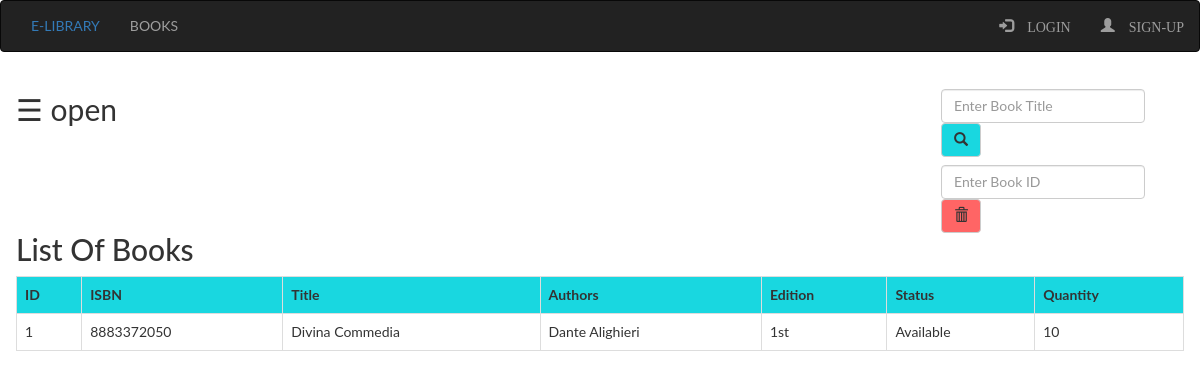
/src/librarian/books.php, run on an earlier commit of the app's database.
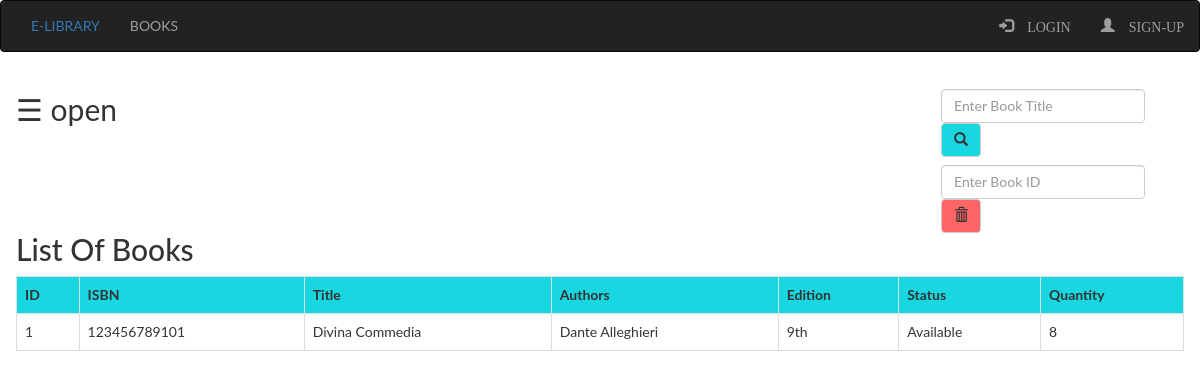
And on a later commit of the database.
### tables this page shows
CREATE TABLE `books` (
  `id` int(10) NOT NULL,
  `isbn` varchar(50) NOT NULL,
  `title` varchar(50) NOT NULL,
  `authors` varchar(50) NOT NULL,
  `edition` varchar(50) NOT NULL,
  `status` varchar(50) NOT NULL,
  `quantity` int(100) NOT NULL
);

### src/librarian/books.php (the view, shortened to what this page needs)
<?php
  include "connection.php";
  include "navbar.php";
?>
<!DOCTYPE html>
<html>
<head>
</head>
<body>
<div id="main">
  <span style="font-size:30px;cursor:pointer" onclick="openNav()">&#9776; open</span>
<div class="srch" style="margin-bottom: -20px;">
  <form class="navbar-form" method="post" name="form1">
      <input class="form-control" type="text" name="search" placeholder="Enter Book Title" required="">
      <button style="background-color: #19d7e0;" type="submit" name="submit" class="btn btn-default">
      <span class="glyphicon glyphicon-search"></span>
      </button>
  </form>
  <form class="navbar-form" method="post" name="form1">
      <input class="form-control" type="text" name="id" placeholder="Enter Book ID" required="">
      <button style="background-color: #ff6565;" type="submit" name="submit1" class="btn btn-default">
      <span class="glyphicon glyphicon-trash"></span>
      </button>
  </form>
</div>
  <h2>List Of Books</h2>
  <?php
      if(isset($_POST['submit']))
      {
        $q=mysqli_query($db,"SELECT * from books where title like '%$_POST[search]%' ");
        if(mysqli_num_rows($q)==0)
        {
          echo "Sorry! No book found. Try searching again.";
        }
        else
        {
          echo "<table class='table table-bordered table-hover' >";
          echo "<tr style='background-color: #19d7e0;'>";
            echo "<th>"; echo "ID";       echo "</th>";
            echo "<th>"; echo "ISBN";     echo "</th>";
            echo "<th>"; echo "Title";    echo "</th>";
            echo "<th>"; echo "Authors";  echo "</th>";
            echo "<th>"; echo "Edition";  echo "</th>";
            echo "<th>"; echo "Status";   echo "</th>";
            echo "<th>"; echo "Quantity"; echo "</th>";
          echo "</tr>";
        while($row=mysqli_fetch_assoc($q))
        {
          echo "<tr>";
            echo "<td>"; echo $row['id'];       echo "</td>";
            echo "<td>"; echo $row['isbn'];     echo "</td>";
            echo "<td>"; echo $row['title'];    echo "</td>";
            echo "<td>"; echo $row['authors'];  echo "</td>";
            echo "<td>"; echo $row['edition'];  echo "</td>";
            echo "<td>"; echo $row['status'];   echo "</td>";
            echo "<td>"; echo $row['quantity']; echo "</td>";
          echo "</tr>";
        }
          echo "</table>";
        }
      }
      else
      {
        $res=mysqli_query($db,"SELECT * FROM `books` ORDER BY `books`.`title` ASC; ");
          echo "<table class='table table-bordered table-hover'>";
          echo "<tr style='background-color: #19d7e0;'>";
            echo "<th>"; echo "ID";       echo "</th>";
            echo "<th>"; echo "ISBN";     echo "</th>";
            echo "<th>"; echo "Title";    echo "</th>";
            echo "<th>"; echo "Authors";  echo "</th>";
            echo "<th>"; echo "Edition";  echo "</th>";
            echo "<th>"; echo "Status";   echo "</th>";
            echo "<th>"; echo "Quantity"; echo "</th>";
          echo "</tr>";
        while($row=mysqli_fetch_assoc($res))
      {
          echo "<tr>";
            echo "<td>"; echo $row['id'];       echo "</td>";
            echo "<td>"; echo $row['isbn'];     echo "</td>";
            echo "<td>"; echo $row['title'];    echo "</td>";
            echo "<td>"; echo $row['authors'];  echo "</td>";
            echo "<td>"; echo $row['edition'];  echo "</td>";
            echo "<td>"; echo $row['status'];   echo "</td>";
            echo "<td>"; echo $row['quantity']; echo "</td>";
          echo "</tr>";
      }
          echo "</table>";
      }
          ?>
</body>
</html>

What changed in the data, as far as the page shows it:
changed books "Divina Commedia": isbn "8883372050" → "123456789101"; authors "Dante Alighieri" → "Dante Alleghieri"; edition "1st" → "9th"; quantity "10" → "8"
